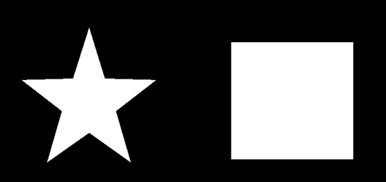
#> input picture PyTorch深度学习实践（python for pytorch）/第十二章/images/contour.png, 386 x 182 px, found by its file name
$ python 04.py
#> lines starting #> are read from the running program, lines starting #| are printed output that depends on the picture; after the words box and inside, x2 and y2 are one past the last pixel; in counts of white or black regions, pixels touching at a corner belong together
import cv2
img = cv2.imread('C:/Users/15064/Desktop/contour.png')
#> img is the input picture: shape (182, 386, 3); min 0, max 255, mean 74.3
gray = cv2.cvtColor(img,cv2.COLOR_BGR2GRAY)
ret, binary = cv2.threshold(gray,127,255,cv2.THRESH_BINARY)
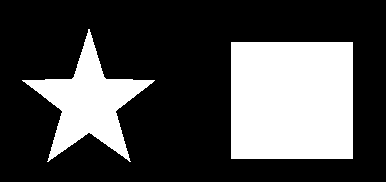
#> binary: shape (182, 386); 29.1% white; 2 white regions
contours, hierarchy = cv2.findContours(binary,cv2.RETR_TREE,cv2.CHAIN_APPROX_SIMPLE)
#> contours = 2 contours; box (x1, y1, x2, y2) and area: (231, 42, 353, 159) 14036, (22, 29, 155, 162) 5915
cv2.drawContours(img,contours,-1,(0,0,255),3)
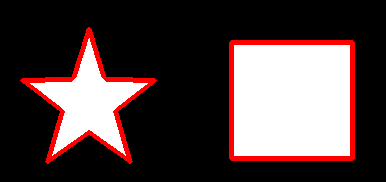
#> img: shape (182, 386, 3); 6.55% of pixels changed, all inside (x1, y1, x2, y2) = (20, 27, 355, 164)
cv2.imshow("img", img)
cv2.waitKey(0)
